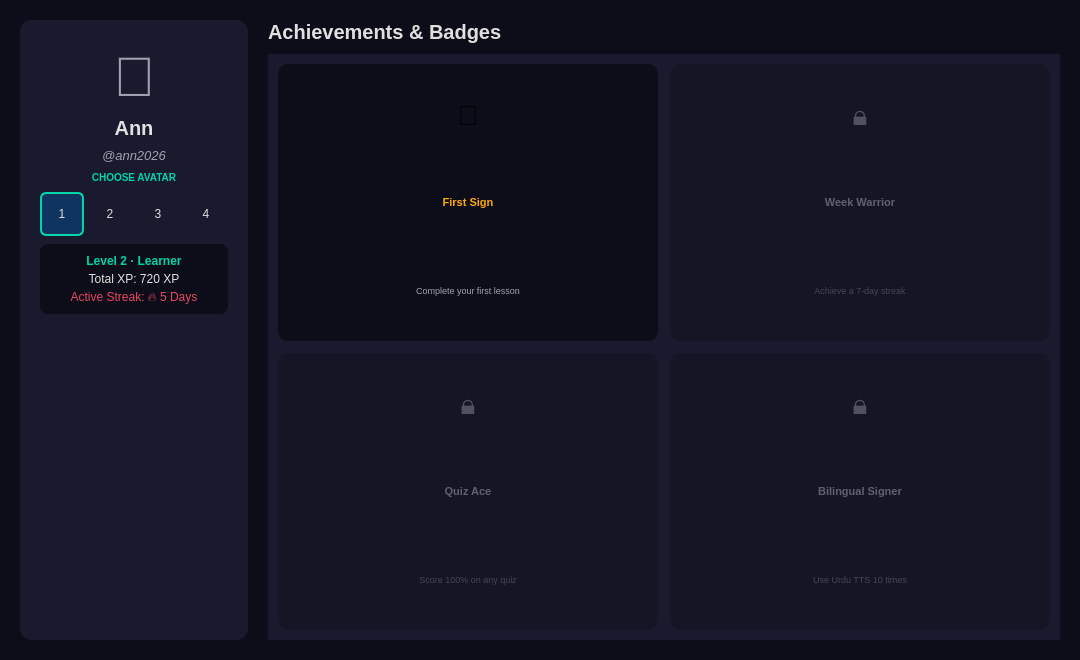
<?xml version='1.0' encoding='utf-8'?>
<ui version="4.0">
 <class>ProfileScreen</class>
 <widget class="QWidget" name="pageProfile">
  <property name="geometry">
   <rect>
    <x>0</x>
    <y>0</y>
    <width>1080</width>
    <height>660</height>
   </rect>
  </property>
  <property name="styleSheet">
   <string>QWidget { background-color: #0d0d1a; }</string>
  </property>
  <layout class="QHBoxLayout" name="profileMainLayout">
   <property name="leftMargin">
    <number>20</number>
   </property>
   <property name="topMargin">
    <number>20</number>
   </property>
   <property name="rightMargin">
    <number>20</number>
   </property>
   <property name="bottomMargin">
    <number>20</number>
   </property>
   <property name="spacing">
    <number>20</number>
   </property>
   <item>
    <widget class="QFrame" name="profileLeftPanel">
     <property name="maximumWidth">
      <number>280</number>
     </property>
     <property name="minimumWidth">
      <number>240</number>
     </property>
     <property name="styleSheet">
      <string>QFrame { background-color: #1a1a2e; border-radius: 12px; }</string>
     </property>
     <layout class="QVBoxLayout" name="profileLeftLayout">
      <property name="leftMargin">
       <number>20</number>
      </property>
      <property name="topMargin">
       <number>25</number>
      </property>
      <property name="rightMargin">
       <number>20</number>
      </property>
      <property name="bottomMargin">
       <number>20</number>
      </property>
      <property name="spacing">
       <number>8</number>
      </property>
      <property name="alignment">
       <flag>Qt::AlignTop|Qt::AlignHCenter</flag>
      </property>
      <item>
       <widget class="QLabel" name="profileAvatarLabel">
        <property name="text">
         <string>👤</string>
        </property>
        <property name="alignment">
         <set>Qt::AlignCenter</set>
        </property>
        <property name="styleSheet">
         <string>QLabel { color: #a0a0b0; font-size: 56px; background: transparent; }</string>
        </property>
       </widget>
      </item>
      <item>
       <widget class="QLabel" name="profileDisplayNameLabel">
        <property name="text">
         <string>Ann</string>
        </property>
        <property name="alignment">
         <set>Qt::AlignCenter</set>
        </property>
        <property name="styleSheet">
         <string>QLabel { color: #e0e0e0; font-size: 20px; font-weight: bold; background: transparent; }</string>
        </property>
       </widget>
      </item>
      <item>
       <widget class="QLabel" name="profileUsernameLabel">
        <property name="text">
         <string>@ann2026</string>
        </property>
        <property name="alignment">
         <set>Qt::AlignCenter</set>
        </property>
        <property name="styleSheet">
         <string>QLabel { color: #a0a0b0; font-size: 13px; font-style: italic; background: transparent; }</string>
        </property>
       </widget>
      </item>
      <item>
       <widget class="QLabel" name="profileChooseAvatarLabel">
        <property name="text">
         <string>CHOOSE AVATAR</string>
        </property>
        <property name="alignment">
         <set>Qt::AlignCenter</set>
        </property>
        <property name="styleSheet">
         <string>QLabel { color: #00d4aa; font-size: 10px; font-weight: bold; background: transparent; }</string>
        </property>
       </widget>
      </item>
      <item>
       <layout class="QHBoxLayout" name="profileAvatarSelectorRow">
        <property name="alignment">
         <flag>Qt::AlignCenter</flag>
        </property>
        <property name="spacing">
         <number>4</number>
        </property>
        <item>
         <widget class="QPushButton" name="profileAv1Btn">
          <property name="text">
           <string>1</string>
          </property>
          <property name="minimumSize">
           <size>
            <width>44</width>
            <height>44</height>
           </size>
          </property>
          <property name="maximumSize">
           <size>
            <width>44</width>
            <height>44</height>
           </size>
          </property>
          <property name="styleSheet">
           <string>QPushButton { background-color: #0f3460; border: 2px solid #00d4aa; border-radius: 6px; color: #e0e0e0; }</string>
          </property>
         </widget>
        </item>
        <item>
         <widget class="QPushButton" name="profileAv2Btn">
          <property name="text">
           <string>2</string>
          </property>
          <property name="minimumSize">
           <size>
            <width>44</width>
            <height>44</height>
           </size>
          </property>
          <property name="maximumSize">
           <size>
            <width>44</width>
            <height>44</height>
           </size>
          </property>
          <property name="styleSheet">
           <string>QPushButton { background-color: transparent; border: 2px solid transparent; border-radius: 6px; color: #e0e0e0; } QPushButton:hover { background-color: #0f3460; }</string>
          </property>
         </widget>
        </item>
        <item>
         <widget class="QPushButton" name="profileAv3Btn">
          <property name="text">
           <string>3</string>
          </property>
          <property name="minimumSize">
           <size>
            <width>44</width>
            <height>44</height>
           </size>
          </property>
          <property name="maximumSize">
           <size>
            <width>44</width>
            <height>44</height>
           </size>
          </property>
          <property name="styleSheet">
           <string>QPushButton { background-color: transparent; border: 2px solid transparent; border-radius: 6px; color: #e0e0e0; } QPushButton:hover { background-color: #0f3460; }</string>
          </property>
         </widget>
        </item>
        <item>
         <widget class="QPushButton" name="profileAv4Btn">
          <property name="text">
           <string>4</string>
          </property>
          <property name="minimumSize">
           <size>
            <width>44</width>
            <height>44</height>
           </size>
          </property>
          <property name="maximumSize">
           <size>
            <width>44</width>
            <height>44</height>
           </size>
          </property>
          <property name="styleSheet">
           <string>QPushButton { background-color: transparent; border: 2px solid transparent; border-radius: 6px; color: #e0e0e0; } QPushButton:hover { background-color: #0f3460; }</string>
          </property>
         </widget>
        </item>
       </layout>
      </item>
      <item>
       <widget class="QFrame" name="profileStatsBox">
        <property name="styleSheet">
         <string>QFrame { background-color: #0d0d1a; border-radius: 8px; }</string>
        </property>
        <layout class="QVBoxLayout">
         <property name="leftMargin">
          <number>15</number>
         </property>
         <property name="topMargin">
          <number>10</number>
         </property>
         <property name="rightMargin">
          <number>15</number>
         </property>
         <property name="bottomMargin">
          <number>10</number>
         </property>
         <property name="spacing">
          <number>4</number>
         </property>
         <item>
          <widget class="QLabel" name="profileLevelLabel">
           <property name="text">
            <string>Level 2 · Learner</string>
           </property>
           <property name="alignment">
            <set>Qt::AlignCenter</set>
           </property>
           <property name="styleSheet">
            <string>QLabel { color: #00d4aa; font-size: 12px; font-weight: bold; background: transparent; }</string>
           </property>
          </widget>
         </item>
         <item>
          <widget class="QLabel" name="profileXpLabel">
           <property name="text">
            <string>Total XP: 720 XP</string>
           </property>
           <property name="alignment">
            <set>Qt::AlignCenter</set>
           </property>
           <property name="styleSheet">
            <string>QLabel { color: #e0e0e0; font-size: 12px; background: transparent; }</string>
           </property>
          </widget>
         </item>
         <item>
          <widget class="QLabel" name="profileStreakLabel">
           <property name="text">
            <string>Active Streak: 🔥 5 Days</string>
           </property>
           <property name="alignment">
            <set>Qt::AlignCenter</set>
           </property>
           <property name="styleSheet">
            <string>QLabel { color: #e94560; font-size: 12px; background: transparent; }</string>
           </property>
          </widget>
         </item>
        </layout>
       </widget>
      </item>
      <item>
       <spacer>
        <property name="orientation">
         <enum>Qt::Vertical</enum>
        </property>
        <property name="sizeHint" stdset="0">
         <size>
          <width>20</width>
          <height>20</height>
         </size>
        </property>
       </spacer>
      </item>
     </layout>
    </widget>
   </item>
   <item>
    <layout class="QVBoxLayout" name="profileRightLayout">
     <property name="spacing">
      <number>10</number>
     </property>
     <item>
      <widget class="QLabel" name="profileBadgesTitleLabel">
       <property name="text">
        <string>Achievements &amp; Badges</string>
       </property>
       <property name="styleSheet">
        <string>QLabel { color: #e0e0e0; font-size: 20px; font-weight: bold; }</string>
       </property>
      </widget>
     </item>
     <item>
      <widget class="QScrollArea" name="profileBadgesScrollArea">
       <property name="widgetResizable">
        <bool>true</bool>
       </property>
       <property name="styleSheet">
        <string>QScrollArea { background-color: #1a1a2e; border-radius: 12px; border: none; } QScrollBar:vertical { background: #0d0d1a; width: 8px; border-radius: 4px; } QScrollBar::handle:vertical { background: #0f3460; border-radius: 4px; }</string>
       </property>
       <widget class="QWidget" name="profileBadgesContents">
        <property name="styleSheet">
         <string>QWidget { background-color: #1a1a2e; }</string>
        </property>
        <layout class="QGridLayout" name="profileBadgesGrid">
         <property name="leftMargin">
          <number>10</number>
         </property>
         <property name="topMargin">
          <number>10</number>
         </property>
         <property name="rightMargin">
          <number>10</number>
         </property>
         <property name="bottomMargin">
          <number>10</number>
         </property>
         <property name="spacing">
          <number>12</number>
         </property>
         <item row="0" column="0">
          <widget class="QFrame" name="profileBadgeCard1">
           <property name="minimumHeight">
            <number>130</number>
           </property>
           <property name="maximumHeight">
            <number>130</number>
           </property>
           <property name="styleSheet">
            <string>QFrame { background-color: #0d0d1a; border-radius: 10px; }</string>
           </property>
           <layout class="QVBoxLayout">
            <property name="alignment">
             <flag>Qt::AlignCenter</flag>
            </property>
            <property name="spacing">
             <number>3</number>
            </property>
            <property name="leftMargin">
             <number>8</number>
            </property>
            <property name="topMargin">
             <number>8</number>
            </property>
            <property name="rightMargin">
             <number>8</number>
            </property>
            <property name="bottomMargin">
             <number>8</number>
            </property>
            <item>
             <widget class="QLabel" name="profileBadge1Icon">
              <property name="text">
               <string>👋</string>
              </property>
              <property name="alignment">
               <set>Qt::AlignCenter</set>
              </property>
              <property name="styleSheet">
               <string>QLabel { font-size: 28px; background: transparent; }</string>
              </property>
             </widget>
            </item>
            <item>
             <widget class="QLabel" name="profileBadge1Name">
              <property name="text">
               <string>First Sign</string>
              </property>
              <property name="alignment">
               <set>Qt::AlignCenter</set>
              </property>
              <property name="styleSheet">
               <string>QLabel { color: #ffaa00; font-size: 11px; font-weight: bold; background: transparent; }</string>
              </property>
             </widget>
            </item>
            <item>
             <widget class="QLabel" name="profileBadge1Desc">
              <property name="text">
               <string>Complete your first lesson</string>
              </property>
              <property name="alignment">
               <set>Qt::AlignCenter</set>
              </property>
              <property name="wordWrap">
               <bool>true</bool>
              </property>
              <property name="styleSheet">
               <string>QLabel { color: #a0a0b0; font-size: 9px; background: transparent; }</string>
              </property>
             </widget>
            </item>
           </layout>
          </widget>
         </item>
         <item row="0" column="1">
          <widget class="QFrame" name="profileBadgeCard2">
           <property name="minimumHeight">
            <number>130</number>
           </property>
           <property name="maximumHeight">
            <number>130</number>
           </property>
           <property name="styleSheet">
            <string>QFrame { background-color: #151525; border-radius: 10px; }</string>
           </property>
           <layout class="QVBoxLayout">
            <property name="alignment">
             <flag>Qt::AlignCenter</flag>
            </property>
            <property name="spacing">
             <number>3</number>
            </property>
            <property name="leftMargin">
             <number>8</number>
            </property>
            <property name="topMargin">
             <number>8</number>
            </property>
            <property name="rightMargin">
             <number>8</number>
            </property>
            <property name="bottomMargin">
             <number>8</number>
            </property>
            <item>
             <widget class="QLabel" name="profileBadge2Icon">
              <property name="text">
               <string>🔒</string>
              </property>
              <property name="alignment">
               <set>Qt::AlignCenter</set>
              </property>
              <property name="styleSheet">
               <string>QLabel { font-size: 28px; color: #505060; background: transparent; }</string>
              </property>
             </widget>
            </item>
            <item>
             <widget class="QLabel" name="profileBadge2Name">
              <property name="text">
               <string>Week Warrior</string>
              </property>
              <property name="alignment">
               <set>Qt::AlignCenter</set>
              </property>
              <property name="styleSheet">
               <string>QLabel { color: #606070; font-size: 11px; font-weight: bold; background: transparent; }</string>
              </property>
             </widget>
            </item>
            <item>
             <widget class="QLabel" name="profileBadge2Desc">
              <property name="text">
               <string>Achieve a 7-day streak</string>
              </property>
              <property name="alignment">
               <set>Qt::AlignCenter</set>
              </property>
              <property name="wordWrap">
               <bool>true</bool>
              </property>
              <property name="styleSheet">
               <string>QLabel { color: #454555; font-size: 9px; background: transparent; }</string>
              </property>
             </widget>
            </item>
           </layout>
          </widget>
         </item>
         <item row="1" column="0">
          <widget class="QFrame" name="profileBadgeCard3">
           <property name="minimumHeight">
            <number>130</number>
           </property>
           <property name="maximumHeight">
            <number>130</number>
           </property>
           <property name="styleSheet">
            <string>QFrame { background-color: #151525; border-radius: 10px; }</string>
           </property>
           <layout class="QVBoxLayout">
            <property name="alignment">
             <flag>Qt::AlignCenter</flag>
            </property>
            <property name="spacing">
             <number>3</number>
            </property>
            <property name="leftMargin">
             <number>8</number>
            </property>
            <property name="topMargin">
             <number>8</number>
            </property>
            <property name="rightMargin">
             <number>8</number>
            </property>
            <property name="bottomMargin">
             <number>8</number>
            </property>
            <item>
             <widget class="QLabel" name="profileBadge3Icon">
              <property name="text">
               <string>🔒</string>
              </property>
              <property name="alignment">
               <set>Qt::AlignCenter</set>
              </property>
              <property name="styleSheet">
               <string>QLabel { font-size: 28px; color: #505060; background: transparent; }</string>
              </property>
             </widget>
            </item>
            <item>
             <widget class="QLabel" name="profileBadge3Name">
              <property name="text">
               <string>Quiz Ace</string>
              </property>
              <property name="alignment">
               <set>Qt::AlignCenter</set>
              </property>
              <property name="styleSheet">
               <string>QLabel { color: #606070; font-size: 11px; font-weight: bold; background: transparent; }</string>
              </property>
             </widget>
            </item>
            <item>
             <widget class="QLabel" name="profileBadge3Desc">
              <property name="text">
               <string>Score 100% on any quiz</string>
              </property>
              <property name="alignment">
               <set>Qt::AlignCenter</set>
              </property>
              <property name="wordWrap">
               <bool>true</bool>
              </property>
              <property name="styleSheet">
               <string>QLabel { color: #454555; font-size: 9px; background: transparent; }</string>
              </property>
             </widget>
            </item>
           </layout>
          </widget>
         </item>
         <item row="1" column="1">
          <widget class="QFrame" name="profileBadgeCard4">
           <property name="minimumHeight">
            <number>130</number>
           </property>
           <property name="maximumHeight">
            <number>130</number>
           </property>
           <property name="styleSheet">
            <string>QFrame { background-color: #151525; border-radius: 10px; }</string>
           </property>
           <layout class="QVBoxLayout">
            <property name="alignment">
             <flag>Qt::AlignCenter</flag>
            </property>
            <property name="spacing">
             <number>3</number>
            </property>
            <property name="leftMargin">
             <number>8</number>
            </property>
            <property name="topMargin">
             <number>8</number>
            </property>
            <property name="rightMargin">
             <number>8</number>
            </property>
            <property name="bottomMargin">
             <number>8</number>
            </property>
            <item>
             <widget name="profileBadge4Icon" class="QLabel">
              <property name="text">
               <string>🔒</string>
              </property>
              <property name="alignment">
               <set>Qt::AlignCenter</set>
              </property>
              <property name="styleSheet">
               <string>QLabel { font-size: 28px; color: #505060; background: transparent; }</string>
              </property>
             </widget>
            </item>
            <item>
             <widget class="QLabel" name="profileBadge4Name">
              <property name="text">
               <string>Bilingual Signer</string>
              </property>
              <property name="alignment">
               <set>Qt::AlignCenter</set>
              </property>
              <property name="styleSheet">
               <string>QLabel { color: #606070; font-size: 11px; font-weight: bold; background: transparent; }</string>
              </property>
             </widget>
            </item>
            <item>
             <widget class="QLabel" name="profileBadge4Desc">
              <property name="text">
               <string>Use Urdu TTS 10 times</string>
              </property>
              <property name="alignment">
               <set>Qt::AlignCenter</set>
              </property>
              <property name="wordWrap">
               <bool>true</bool>
              </property>
              <property name="styleSheet">
               <string>QLabel { color: #454555; font-size: 9px; background: transparent; }</string>
              </property>
             </widget>
            </item>
           </layout>
          </widget>
         </item>
        </layout>
       </widget>
      </widget>
     </item>
    </layout>
   </item>
  </layout>
 </widget>
 <resources />
 <connections />
</ui>
